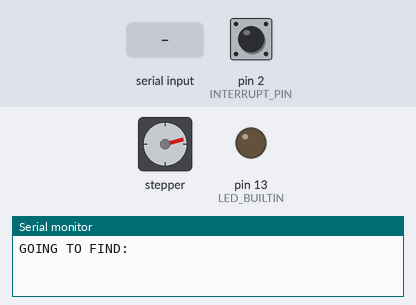
A sketch run on a simulated Arduino Uno, built with avr-gcc and run on an emulated ATmega328P. Shown: stepper motor, output pins drawn as LEDs (lit = HIGH), the last lines printed to the serial monitor. Inputs (shaded band) come from the test bench; at power-on: pin 2 (INTERRUPT_PIN) HIGH. Stepper angles assume 2038 steps per turn.

Above: at 1.2 s.
1.3 s: "1\n" received over the second serial link
At 1.66 s:
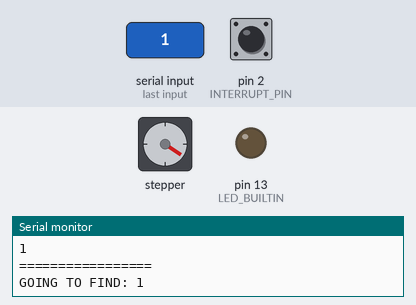
4.3 s: pin 2 (INTERRUPT_PIN) pulled LOW for 0.15 s
At 5.0 s:
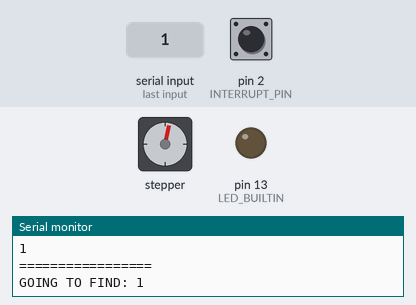
6.0 s: "0\n" received over the second serial link
At 6.48 s:
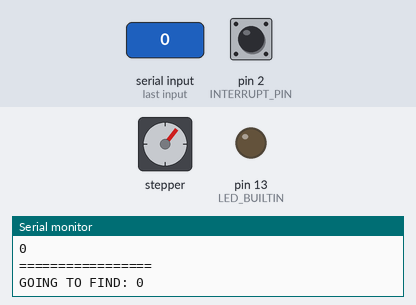
9.0 s: pin 2 (INTERRUPT_PIN) pulled LOW for 1 s
Timing chart, 0 to 14.7 s (numbered marks = the images above; inputs shaded):
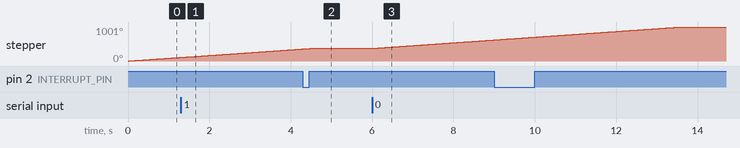

The sketch:

module.ino
```cpp
//Includes the Arduino Stepper Library and Software Serial
#include <Stepper.h>
#include <SoftwareSerial.h>


String letters [] = {
  "3",
  "2",
  "1",
  "z",
  "y",
  "x",
  "w",
  "v",
  "u",
  "t",
  "s",
  "r",
  "q",
  "p",
  "o",
  "n",
  "m",
  "l",
  "k",
  "j",
  "i",
  "h",
  "g",
  "f",
  "e",
  "d",
  "c",
  "b",
  "a",
  " ",
  ".",
  "!",
  "?",
  "0",
  "9",
  "8",
  "7",
  "6",
  "5",
  "4",
};


#define INTERRUPT_PIN 2
#define SERIAL_RX 3
#define SERIAL_TX 4
#define STEPPER_PIN_1 8
#define STEPPER_PIN_2 9
#define STEPPER_PIN_3 10
#define STEPPER_PIN_4 11

// Constants
const String message = "h!";
const int STEPS_PER_REVOLUTION = 2038;
const int STEPS_PER_LETTER = 51;
const int STEPS_OFFSET = 0;

// Variables
int currentPosition = 3000;
int targetPosition = 3000;
String serialInput = "";

// Creates an instance of stepper class
// Pins entered in sequence IN1-IN3-IN2-IN4 for proper step sequence
Stepper myStepper = Stepper(STEPS_PER_REVOLUTION, STEPPER_PIN_1, STEPPER_PIN_3, STEPPER_PIN_2, STEPPER_PIN_4);
SoftwareSerial softSerial(SERIAL_RX, SERIAL_TX); // RX, TX


void setup() {
  Serial.begin(9600);
  softSerial.begin(9600);
  myStepper.setSpeed(15);
  pinMode(INTERRUPT_PIN, INPUT_PULLUP);
  attachInterrupt(digitalPinToInterrupt(INTERRUPT_PIN), limit_switch_activated, CHANGE);
  pinMode(LED_BUILTIN, OUTPUT);
  // Do this so the first thing it tries is going to a home position
  goToLetter(" ");
}

void limit_switch_activated() {
  static unsigned long last_interrupt_time = 0;
  unsigned long interrupt_time = millis();
  // If interrupts come faster than 1000ms, assume it's a bounce and ignore
  if (interrupt_time - last_interrupt_time > 1000)
  {
    currentPosition = 0;
  }
  last_interrupt_time = interrupt_time;
}

void moveStepper(int steps) {
  currentPosition += steps;
  myStepper.step(steps);
}

void goToLetter(String letter) {
  Serial.println("GOING TO FIND: " + letter);
  bool found = false;
  for (int x = 0; x < sizeof(letters); x++) {
    if (letters[x] == letter) {
      found = true;
      targetPosition = (x * STEPS_PER_LETTER ) + STEPS_OFFSET;
    }
  }
  if (!found) {
    goToLetter(" ");
  }
}

bool isValidLetter(char letter) {
  bool isValid = false;
  for(int x = 0; x < sizeof(letters); x++) {
    if(letters[x] == String(letter)){
      isValid = true;
    }
  }
  return isValid;
}

void loop() {
  if (currentPosition != targetPosition) {
    moveStepper(1);
  } else {
    digitalWrite(STEPPER_PIN_1, LOW);
    digitalWrite(STEPPER_PIN_2, LOW);
    digitalWrite(STEPPER_PIN_3, LOW);
    digitalWrite(STEPPER_PIN_4, LOW);
  }
  if (softSerial.available() > 0)
  {
    char character = softSerial.read(); // Receive a single character from the software serial port
    if(isValidLetter(character)){
      serialInput.concat(character); // Add the received character to the receive buffer
    }
    if (character == '\n' && serialInput.length() > 0)
    {
      String target = serialInput.substring(0, 1);
      String remainder = serialInput.substring(1, serialInput.length());
      Serial.println(target);
      Serial.println(remainder);
      Serial.println("=================");
      goToLetter(target);
      softSerial.println(remainder);
      serialInput = "";
    }
  }
}
```

Measured:
- after the input at 4.3 s, stepper: goes on until 4.5 s, then stays 373°
- after the input at 6.0 s, stepper: keeps turning clockwise at about 84°/s, starting at once
